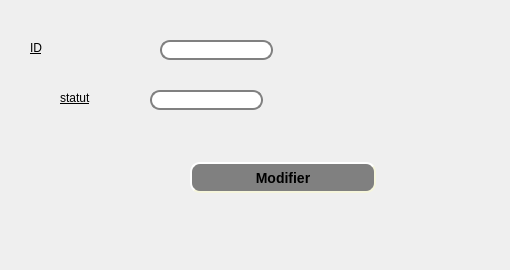
      <widget class="QWidget" name="tab_9">
       <attribute name="title">
        <string>modifier un coli</string>
       </attribute>
       <widget class="QLineEdit" name="lineEdit_statut_2">
        <property name="geometry">
         <rect>
          <x>150</x>
          <y>90</y>
          <width>113</width>
          <height>20</height>
         </rect>
        </property>
        <property name="styleSheet">
         <string notr="true">QLineEdit {
    border: 2px solid gray;
    border-radius: 10px;
    padding: 0 8px;
    background: white;
    selection-background-color: darkgray;
}</string>
        </property>
       </widget>
       <widget class="QLineEdit" name="lineEdit_ID_2">
        <property name="geometry">
         <rect>
          <x>160</x>
          <y>40</y>
          <width>113</width>
          <height>20</height>
         </rect>
        </property>
        <property name="styleSheet">
         <string notr="true">QLineEdit {
    border: 2px solid gray;
    border-radius: 10px;
    padding: 0 8px;
    background: white;
    selection-background-color: darkgray;
}</string>
        </property>
       </widget>
       <widget class="QLabel" name="label_30">
        <property name="geometry">
         <rect>
          <x>30</x>
          <y>40</y>
          <width>121</width>
          <height>16</height>
         </rect>
        </property>
        <property name="styleSheet">
         <string notr="true">font: 12pt &quot;Andalus&quot;;
text-decoration: underline;</string>
        </property>
        <property name="text">
         <string>ID</string>
        </property>
       </widget>
       <widget class="QLabel" name="label_31">
        <property name="geometry">
         <rect>
          <x>60</x>
          <y>90</y>
          <width>71</width>
          <height>16</height>
         </rect>
        </property>
        <property name="styleSheet">
         <string notr="true">font: 12pt &quot;Andalus&quot;;
text-decoration: underline;</string>
        </property>
        <property name="text">
         <string>statut</string>
        </property>
       </widget>
       <widget class="QPushButton" name="pb_ajouter_6">
        <property name="geometry">
         <rect>
          <x>190</x>
          <y>162</y>
          <width>186</width>
          <height>31</height>
         </rect>
        </property>
        <property name="styleSheet">
         <string notr="true">QPushButton#pb_ajouter_6 {
    background-color: grey;
    border-style: outset;
    border-width: 2px;
    border-radius: 10px;
    border-color: beige;
    font: bold 14px;
    min-width: 10em;
    padding: 6px;
}
</string>
        </property>
        <property name="text">
         <string>Modifier</string>
        </property>
       </widget>
       <widget class="QLabel" name="label_7">
        <property name="geometry">
         <rect>
          <x>0</x>
          <y>0</y>
          <width>501</width>
          <height>261</height>
         </rect>
        </property>
        <property name="styleSheet">
         <string notr="true">background-image: url(:/bg.jpg);</string>
        </property>
        <property name="text">
         <string/>
        </property>
        <property name="pixmap">
         <pixmap>../60342173_2276972439287605_1529191567795945472_n.jpg</pixmap>
        </property>
       </widget>
       <zorder>label_7</zorder>
       <zorder>pb_ajouter_6</zorder>
       <zorder>lineEdit_statut_2</zorder>
       <zorder>lineEdit_ID_2</zorder>
       <zorder>label_30</zorder>
       <zorder>label_31</zorder>
      </widget>
